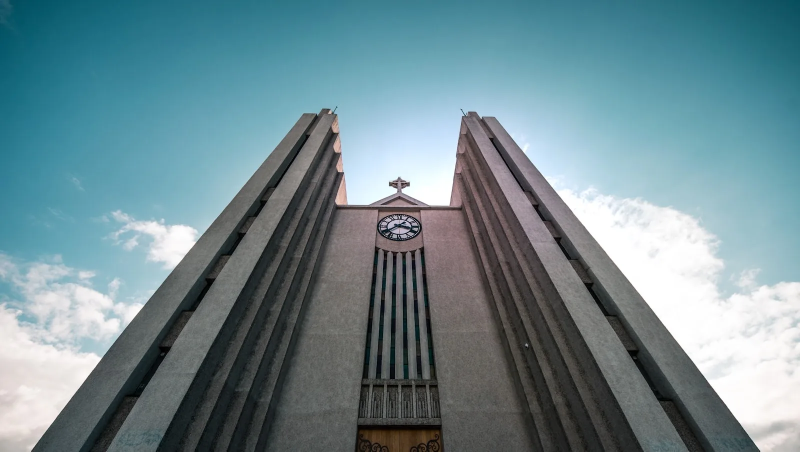
#> input picture img/places/akureyri.webp, 1600 x 903 px, given in place of nordurljos.webp, which was not available (shown at 1/2 size); the run also reads 1 picture not shown here
$ python make_pins.py
#> lines starting #> are read from the running program, lines starting #| are printed output that depends on the picture; pictures that were not available may be replaced by others from this repository, and a replacement may not be noted
"""Iceland Compass — Pinterest pin generator (alvöru hvíta logo-ið).

1000x1500, mynd-drifið: heil Íslandsmynd + dökkur halli + hvítt logo (áttaviti+ICELAND COMPASS)
efst, kicker + Fraunces-titill neðst + icelandcompass.com.

Keyrsla:  python3 scratchpad/make_pins.py
Úttak:    scratchpad/pins/<slug>.png
"""
import os
from PIL import Image, ImageDraw, ImageFont

ROOT = "/Users/alexanderhelgason/island-vefur"
FONTS = os.path.join(ROOT, "scratchpad/pinfonts")
LOGO  = os.path.join(ROOT, "scratchpad/logo_white_real.png")   # iceland-compass-logo-white.png
OUT   = os.path.join(ROOT, "scratchpad/pins")
os.makedirs(OUT, exist_ok=True)
W, H = 1000, 1500
CREAM=(244,241,234); WHITE=(252,250,246); INK=(16,20,20)

def fr(sz, wght=580, opsz=144):
    f=ImageFont.truetype(f"{FONTS}/Fraunces.ttf", sz)
    try: f.set_variation_by_axes([opsz, wght, 0, 0])
    except: pass
    return f
def inter(sz, wght=500):
    f=ImageFont.truetype(f"{FONTS}/Inter.ttf", sz)
    try: f.set_variation_by_axes([min(max(sz,14),32), wght])
    except: pass
    return f
def cover(im,w,h):
#> called with w = 1000, h = 1500
    im=im.convert("RGB"); s=max(w/im.width,h/im.height)
#> in cover, im is the input picture: PIL image 1600x903 RGB; mean R, G, B 110, 136.9, 144.1
#> after `s = max(w / im.width, h / im.height)`: s = 1.66
    im=im.resize((round(im.width*s),round(im.height*s)),Image.LANCZOS)
#> im: PIL image 2658x1500 RGB
    x=(im.width-w)//2; y=(im.height-h)//2; return im.crop((x,y,x+w,y+h))
#> after `x = (im.width - w) // 2`: x = 829
#> after `y = (im.height - h) // 2`: y = 0
#> after `return im.crop((x, y, x + w, y + h))`:
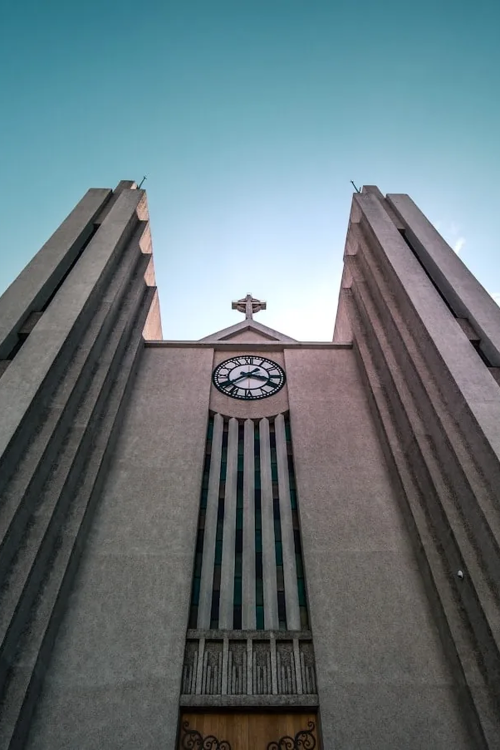
#> returned value: PIL image 1000x1500 RGB (shown at 1/2 size); mean R, G, B 100.6, 115.8, 121
def vgrad(w,h,ta,ba,col=INK):
#> called with w = 1000, h = 900, ta = 0, ba = 235, col = (16, 20, 20)
    g=Image.new("L",(1,h))
    for y in range(h): g.putpixel((0,y),int(ta+(ba-ta)*y/(h-1)))
    ov=Image.new("RGBA",(w,h),col+(0,)); ov.putalpha(g.resize((w,h))); return ov
#> after `ov.putalpha(g.resize((w, h)))`:
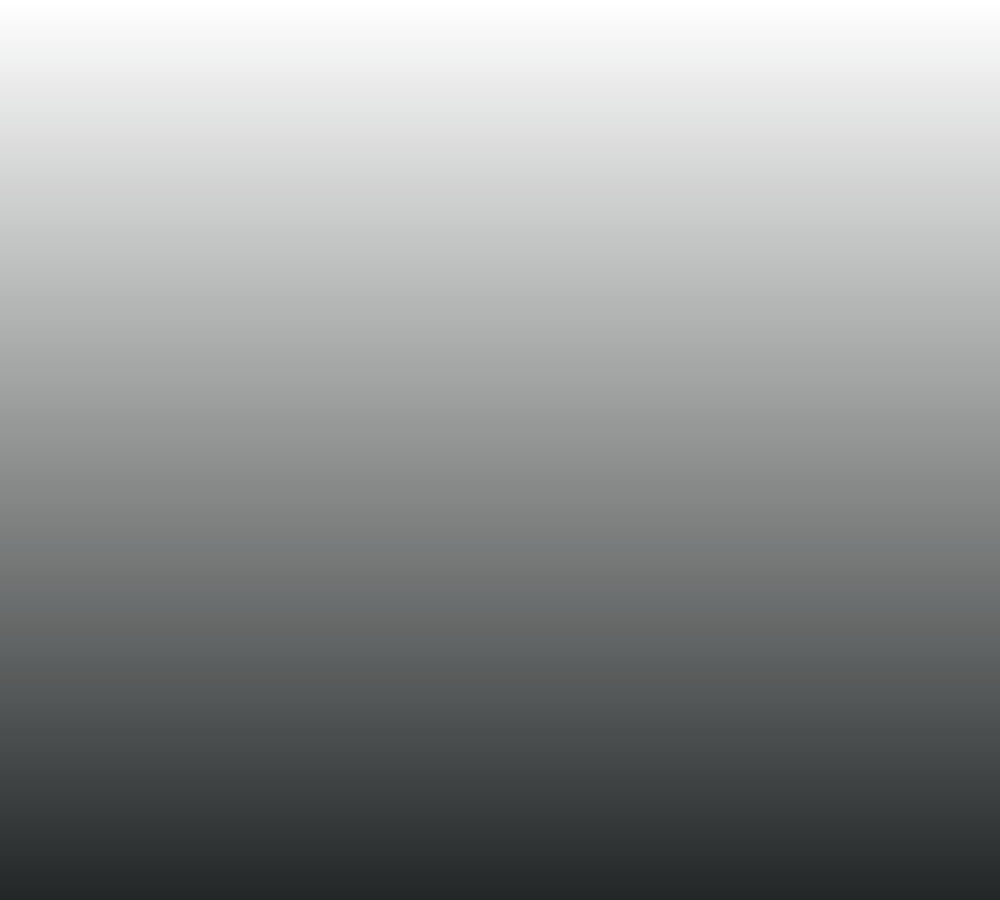
#> ov: PIL image 1000x900 RGBA; mean R, G, B, A 16, 20, 20, 117; transparent parts drawn white
def wrap(d,t,f,mw):
    out=[]; cur=""
    for wd in t.split():
        tt=(cur+" "+wd).strip()
        if d.textlength(tt,font=f)<=mw: cur=tt
        else:
            if cur: out.append(cur)
            cur=wd
    if cur: out.append(cur)
    return out
def tracked(d,xy,t,f,fill,tr):
    x,y=xy
    for ch in t: d.text((x,y),ch,font=f,fill=fill); x+=d.textlength(ch,font=f)+tr

_logo=None
def logo_img(width):
    global _logo
    if _logo is None:
        l=Image.open(LOGO).convert("RGBA"); _logo=l.crop(l.getbbox())
    return _logo.resize((width, round(_logo.height*width/_logo.width)), Image.LANCZOS)

def make_pin(image_key, kicker, title, slug):
    img=cover(Image.open(f"{ROOT}/img/places/{image_key}.webp"),W,H).convert("RGBA")
    img.alpha_composite(vgrad(W,int(H*0.60),0,235),(0,H-int(H*0.60)))
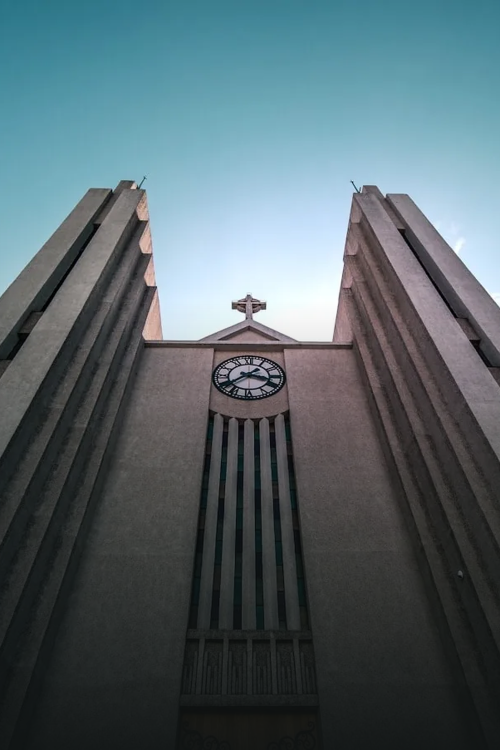
#> img: PIL image 1000x1500 RGBA (shown at 1/2 size); mean R, G, B, A 84, 100.6, 106.5, 255
    img.alpha_composite(vgrad(W,int(H*0.22),150,0),(0,0))
#> call 2 of vgrad, with w = 1000, h = 330, ta = 150, ba = 0, col = (16, 20, 20)
#> in vgrad (call 2), `ov.putalpha(g.resize((w, h)))`:
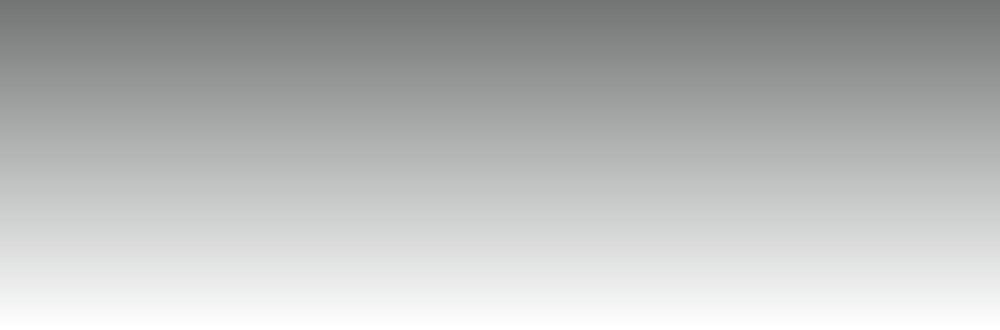
#> ov: PIL image 1000x330 RGBA; mean R, G, B, A 16, 20, 20, 74.5; transparent parts drawn white
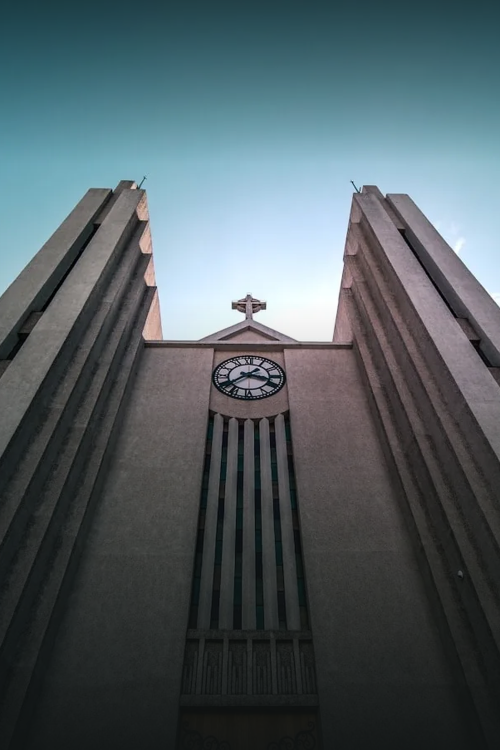
#> img: PIL image 1000x1500 RGBA (shown at 1/2 size); mean R, G, B, A 79.9, 92.6, 97.5, 255
    d=ImageDraw.Draw(img); M=84
    # logo efst: fjalla-emblem + "ICELAND / COMPASS" (Fraunces, hvítt, staflað, miðjað)
    emb=Image.open(f"{ROOT}/scratchpad/emblem_mountain_white.png").convert("RGBA")
    emb=emb.crop(emb.getbbox())
#> emb: PIL image 1754x1754 RGBA
    eh=86; emb=emb.resize((round(emb.width*eh/emb.height),eh),Image.LANCZOS)
    wm_top=78; f1=fr(34,600,40); f2=fr(21,380,26); gap=40
    cy=wm_top+(gap+22)/2
    img.paste(emb,(M,round(cy-eh/2)),emb)
    tx=M+emb.width+20
#> tx = 190
    tracked(d,(tx,wm_top),"ICELAND",f1,WHITE,5)
    tracked(d,(tx+1,wm_top+gap),"COMPASS",f2,(236,232,224),8)
    # neðri blokk
    y=H-M
    d.text((M,y-34),"icelandcompass.com",font=inter(26,500),fill=CREAM)
    y-=34+30
    size=84; tf=fr(size); lines=wrap(d,title,tf,W-2*M)
#> after `lines = wrap(d, title, tf, W - 2 * M)`: lines = ['The Complete', "Guide to Iceland's", 'Northern Lights']
    while len(lines)>3 and size>58:
        size-=6; tf=fr(size); lines=wrap(d,title,tf,W-2*M)
#> this loop made 0 passes
#> after the loop, size = 84
    lh=int(size*1.05); ty=y-lh*len(lines)
#> after `lh = int(size * 1.05)`: lh = 88
#> after `ty = y - lh * len(lines)`: ty = 1088
    for ln in lines: d.text((M,ty),ln,font=tf,fill=WHITE); ty+=lh
#> this loop made 3 passes
#> (ln, ty) on passes 1 to 3: ('The Complete', 1176), ("Guide to Iceland's", 1264), ('Northern Lights', 1352)
#> after the loop, ty = 1352
    top=y-lh*len(lines)
#> top = 1088
    d.rectangle([M,top-58,M+58,top-54],fill=CREAM)
    tracked(d,(M,top-50),kicker.upper(),inter(27,600),CREAM,3)
    img.convert("RGB").save(f"{OUT}/{slug}.png")
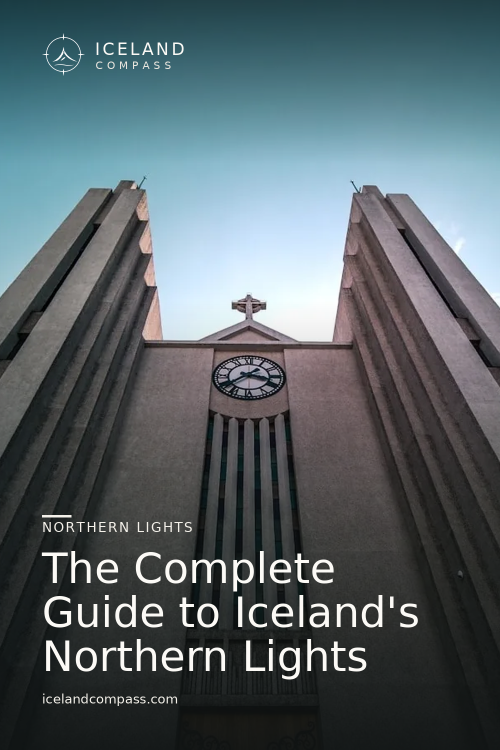
#> saved as nordurljos.png: PIL image 1000x1500 RGB (shown at 1/2 size); mean R, G, B 85.5, 98, 102.7
    print(f"  ✔ {slug}.png  ({size}px, {len(lines)} línur)")
#|   ✔ nordurljos.png  (84px, 3 línur)

# (mynd, kicker, titill, slug/skráarnafn -> tengir á /leidsogn/<slug> nema annað tekið fram)
BATCH=[
 ("nordurljos","Northern Lights","The Complete Guide to Iceland's Northern Lights","nordurljos"),
 ("reykjadalur","Hot Springs & Lagoons","Iceland's Best Lagoons & Hot Springs","lon-og-jardbod"),
 ("gullfoss","Golden Circle","The Golden Circle: Iceland's Best Day Trip","gullni-hringurinn"),
 ("reynisfjara","South Coast","The Ultimate Iceland South Coast Guide","sudurstrondin"),
 ("kirkjufell","Snæfellsnes","Snæfellsnes: Iceland in Miniature","snaefellsnes"),
 ("hringvegurinn","Road Trip","Iceland in 5 to 7 Days: Ring Road Itinerary","island-5-7-dagar"),
 ("blaalonid","Blue Lagoon","Blue Lagoon: Everything You Need to Know","blaa-lonid"),
 ("hvalaskodun","Whale Watching","Whale Watching in Iceland: Where & When","hvalaskodun"),
 ("hofsos_sundlaug","Iceland Pools","Every Swimming Pool in Iceland, Mapped","laugar-kort"),
 ("seljalandsfoss","Packing","What to Pack for Iceland, Every Season","hvad-a-ad-pakka"),
]
if __name__=="__main__":
    for a in BATCH: make_pin(*a)
#> pass 2 of the loop `for a in BATCH: make_pin(*a)`:
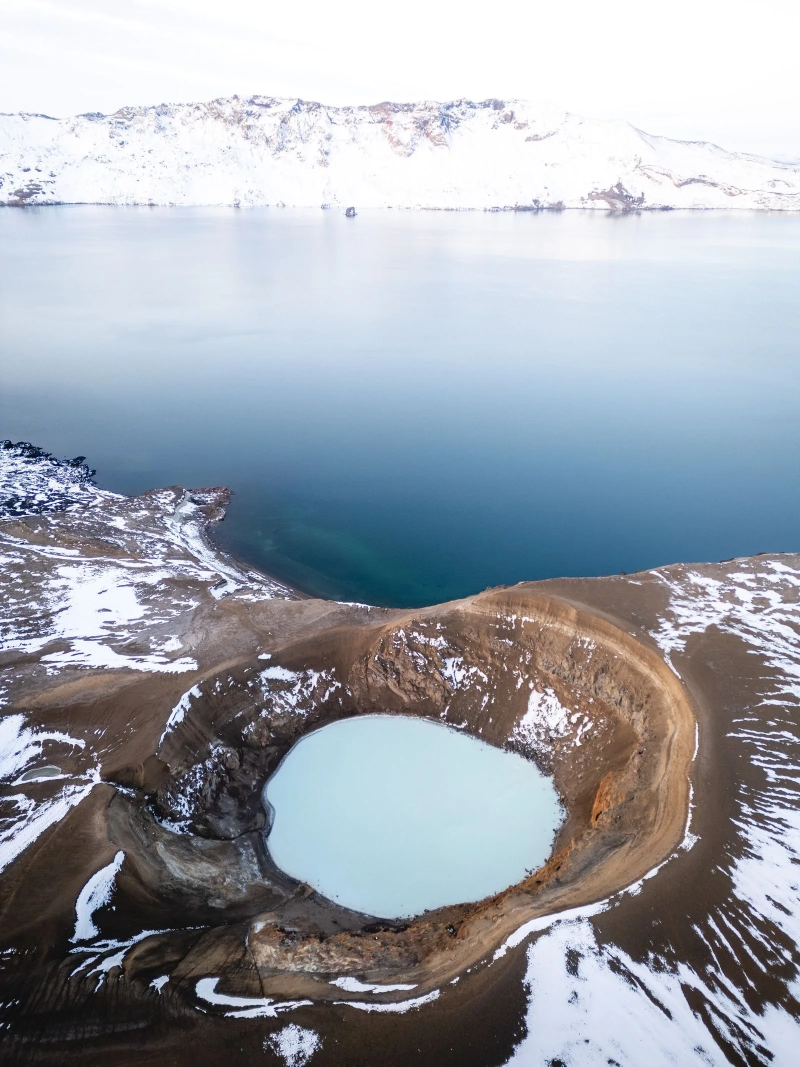
#> input picture img/places/askja.webp, 1600 x 2133 px, given in place of reykjadalur.webp, which was not available (shown at 1/2 size)
#> in cover, im is the input picture: PIL image 1600x2133 RGB; mean R, G, B 159.1, 165, 173.3
#> im: PIL image 1125x1500 RGB
#> in cover (call 2), `return im.crop((x, y, x + w, y + h))`:
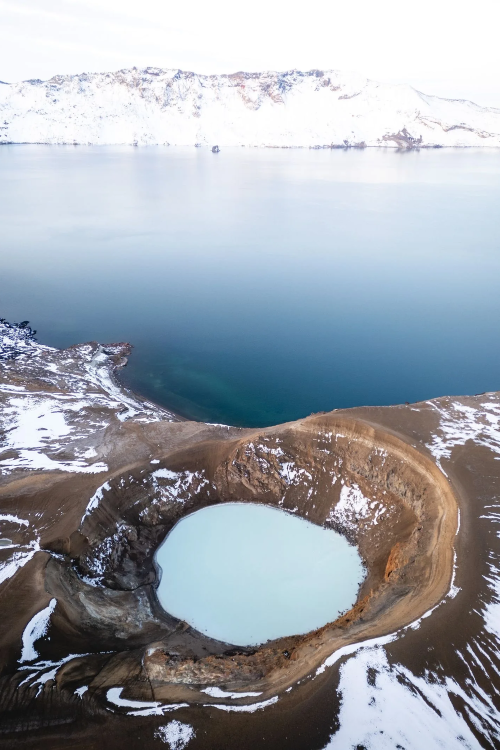
#> returned value: PIL image 1000x1500 RGB (shown at 1/2 size); mean R, G, B 158.9, 164.7, 172.6
#> lines = ["Iceland's Best", 'Lagoons & Hot', 'Springs']
#> after the loop in make_pin (call 2), `while len(lines)>3 and size>58:`: size = 84
#> in make_pin (call 2), `ty = y - lh * len(lines)`: ty = 1088
#> the loop in make_pin (call 2), `for ln in lines: d.text((M,ty),ln,font=tf,fill=WHITE); ty+=lh` made 3 passes
#> after the loop in make_pin (call 2), `for ln in lines: d.text((M,ty),ln,font=tf,fill=WHITE); ty+=lh`: ty = 1352
#> in make_pin (call 2), `img.convert("RGB").save(f"{OUT}/{slug}.png")`:
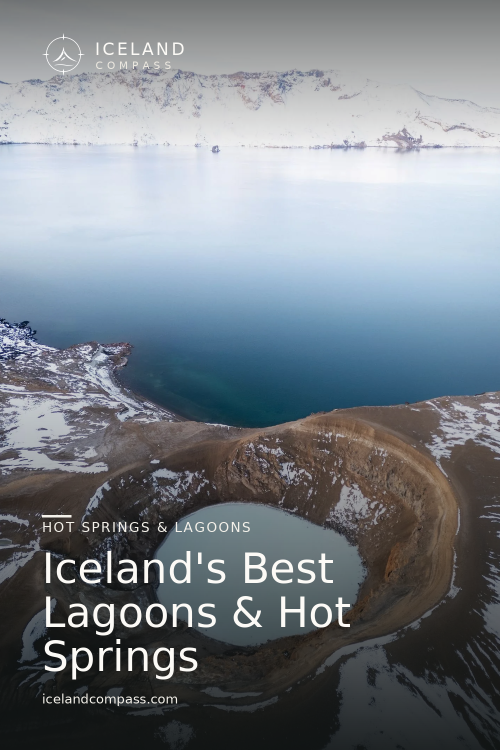
#> saved as lon-og-jardbod.png: PIL image 1000x1500 RGB (shown at 1/2 size); mean R, G, B 120.7, 128, 134.9
#|   ✔ lon-og-jardbod.png  (84px, 3 línur)
#> (the run stopped early here; a loop or call above may not have finished)
